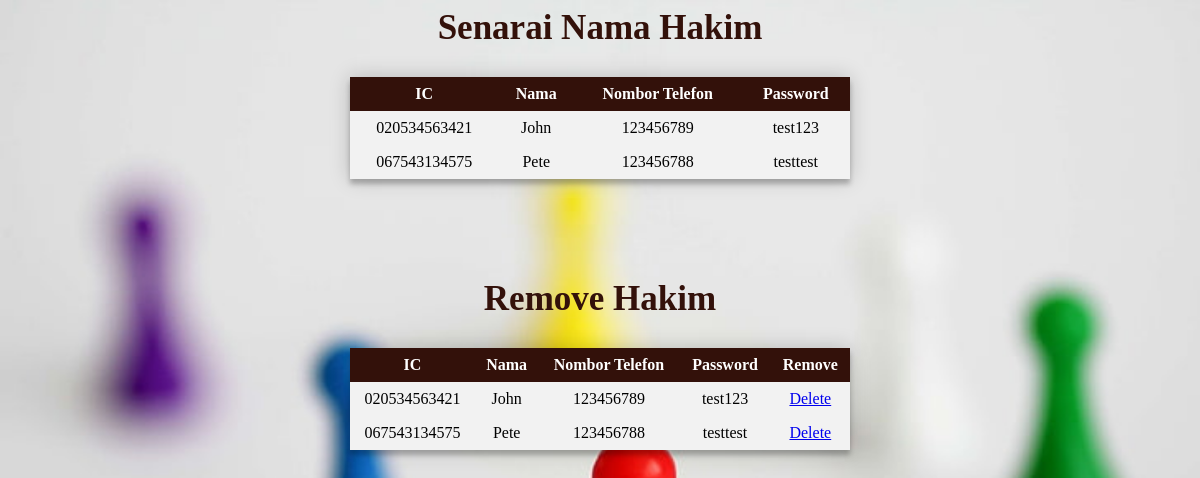
/hakim.php, run on the app's committed database.
### tables this page shows
CREATE TABLE `hakim` (
  `IC` varchar(50) NOT NULL,
  `Nama` varchar(50) NOT NULL,
  `Nombor_Telefon` bigint(50) NOT NULL,
  `Password` varchar(50) NOT NULL
);

### hakim.php (the view, shortened to what this page needs)
<?php
  include_once('db.php');
  $query="SELECT * FROM hakim;";
  $result= mysqli_query($conn, $query);
?>
<link href="style/HOME.CSS" rel="stylesheet">
<link href="style/input.css" rel="stylesheet">
<body>
  <h2>Senarai Nama Hakim</h2>
    <table>
      <tr>
        <th>IC</th>
        <th>Nama</th>
        <th>Nombor Telefon</th>
        <th>Password</th>
      </tr>
      <?php
        while($row=mysqli_fetch_assoc($result))
        {
      ?>
        <tr>
          <td><?php echo $row['IC'] ?></td>
          <td><?php echo $row['Nama'] ?></td>
          <td><?php echo $row['Nombor_Telefon'] ?></td>
          <td><?php echo $row['Password'] ?></td>
        </tr>
      <?php
        }
      ?>
    </table>
</body>
<?php
  include_once('db.php');
  $query="SELECT * FROM hakim;";
  $result= mysqli_query($conn, $query);
?>
<body>
  <h2>Remove Hakim</h2>
    <table>
      <tr>
        <th>IC</th>
        <th>Nama</th>
        <th>Nombor Telefon</th>
        <th>Password</th>
        <th>Remove</th>
      </tr>
      <?php
        while($row=mysqli_fetch_array($result))
        {
      ?>
        <tr>
            <td><?php echo $row['IC'] ?></td>
            <td><?php echo $row['Nama'] ?></td>
            <td><?php echo $row['Nombor_Telefon'] ?></td>
            <td><?php echo $row['Password'] ?></td>
          <td><a href="delete-process-hakim.php?IC=<?php echo $row["IC"]; ?>">Delete</a></td>
        </tr>
      <?php
        }
      ?>
    </table>
</body>

### data on the page
hakim: IC "020534563421", Nama "John", Nombor_Telefon "123456789", Password "test123"
hakim: IC "067543134575", Nama "Pete", Nombor_Telefon "123456788", Password "testtest"
